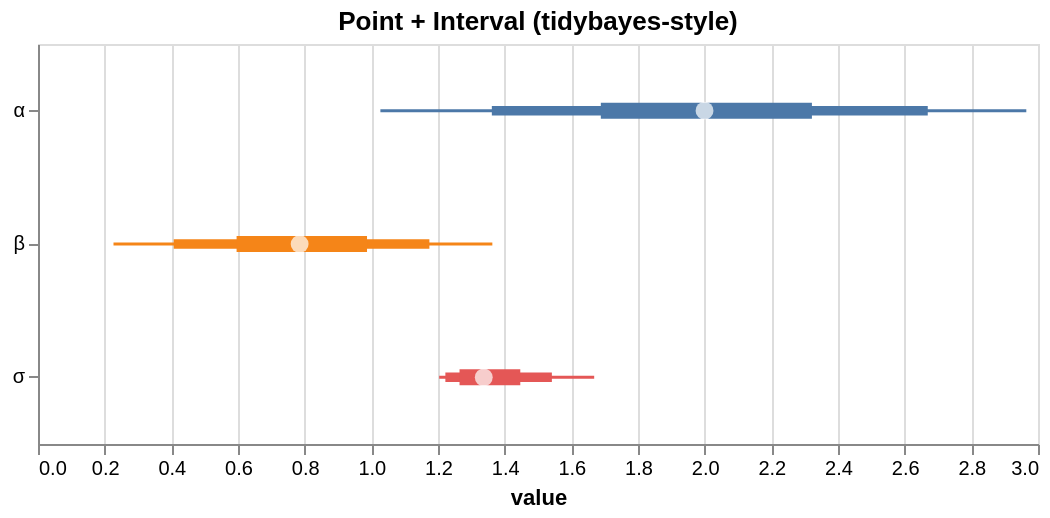

Describe this chart as a Vega-Lite specification.
### Vega-Lite specification from a JSON file in a GitHub repository (floating-point values rounded to 4 significant figures)
{"$schema": "https://vega.github.io/schema/vega-lite/v5.json", "height": 200, "layer": [{"encoding": {"x2": {"field": "hi_0_95_"}, "x": {"field": "lo_0_95_", "title": "value", "type": "quantitative"}, "color": {"field": "parameter", "type": "nominal", "legend": null}, "y": {"axis": {"title": null}, "field": "parameter", "type": "nominal"}}, "mark": {"strokeWidth": 1.5, "type": "rule"}}, {"encoding": {"x2": {"field": "hi_0_8_"}, "x": {"field": "lo_0_8_", "title": "value", "type": "quantitative"}, "color": {"field": "parameter", "type": "nominal", "legend": null}, "y": {"axis": {"title": null}, "field": "parameter", "type": "nominal"}}, "mark": {"strokeWidth": 4.75, "type": "rule"}}, {"encoding": {"x2": {"field": "hi_0_5_"}, "x": {"field": "lo_0_5_", "title": "value", "type": "quantitative"}, "color": {"field": "parameter", "type": "nominal", "legend": null}, "y": {"axis": {"title": null}, "field": "parameter", "type": "nominal"}}, "mark": {"strokeWidth": 8.0, "type": "rule"}}, {"encoding": {"x": {"field": "__point__", "type": "quantitative"}, "y": {"field": "parameter", "type": "nominal"}}, "mark": {"filled": true, "color": "white", "size": 80, "type": "point"}}], "data": {"values": [{"parameter": "α", "lo_0_95_": 1.027, "lo_0_8_": 1.362, "hi_0_8_": 2.669, "hi_0_5_": 2.322, "__point__": 2.0, "hi_0_95_": 2.965, "lo_0_5_": 1.688}, {"parameter": "β", "lo_0_95_": 0.2265, "lo_0_8_": 0.4071, "hi_0_8_": 1.174, "hi_0_5_": 0.9871, "__point__": 0.7849, "hi_0_95_": 1.363, "lo_0_5_": 0.5958}, {"parameter": "σ", "lo_0_95_": 1.204, "lo_0_8_": 1.222, "hi_0_8_": 1.542, "hi_0_5_": 1.447, "__point__": 1.337, "hi_0_95_": 1.669, "lo_0_5_": 1.265}]}, "title": "Point + Interval (tidybayes-style)", "width": 500}
